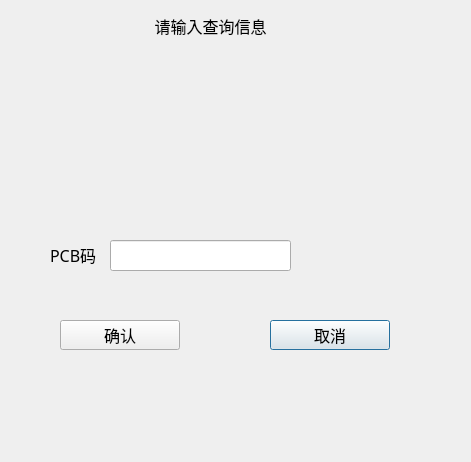
<?xml version="1.0" encoding="UTF-8"?>
<ui version="4.0">
 <class>Log_LogQueryDlg</class>
 <widget class="QDialog" name="Log_LogQueryDlg">
  <property name="geometry">
   <rect>
    <x>0</x>
    <y>0</y>
    <width>471</width>
    <height>462</height>
   </rect>
  </property>
  <property name="windowTitle">
   <string>Dialog</string>
  </property>
  <property name="styleSheet">
   <string notr="true"/>
  </property>
  <widget class="QPushButton" name="quitBtn">
   <property name="geometry">
    <rect>
     <x>270</x>
     <y>320</y>
     <width>120</width>
     <height>30</height>
    </rect>
   </property>
   <property name="font">
    <font>
     <family>微软雅黑</family>
     <pointsize>12</pointsize>
    </font>
   </property>
   <property name="styleSheet">
    <string notr="true"/>
   </property>
   <property name="text">
    <string>取消</string>
   </property>
  </widget>
  <widget class="QPushButton" name="okBtn">
   <property name="geometry">
    <rect>
     <x>60</x>
     <y>320</y>
     <width>120</width>
     <height>30</height>
    </rect>
   </property>
   <property name="font">
    <font>
     <family>微软雅黑</family>
     <pointsize>12</pointsize>
    </font>
   </property>
   <property name="styleSheet">
    <string notr="true"/>
   </property>
   <property name="text">
    <string>确认</string>
   </property>
  </widget>
  <widget class="QWidget" name="dateWid" native="true">
   <property name="geometry">
    <rect>
     <x>10</x>
     <y>59</y>
     <width>450</width>
     <height>151</height>
    </rect>
   </property>
   <property name="font">
    <font>
     <family>微软雅黑</family>
     <pointsize>12</pointsize>
    </font>
   </property>
   <property name="styleSheet">
    <string notr="true"/>
   </property>
  </widget>
  <widget class="QLabel" name="label">
   <property name="geometry">
    <rect>
     <x>140</x>
     <y>10</y>
     <width>141</width>
     <height>31</height>
    </rect>
   </property>
   <property name="font">
    <font>
     <family>微软雅黑</family>
     <pointsize>12</pointsize>
    </font>
   </property>
   <property name="styleSheet">
    <string notr="true"/>
   </property>
   <property name="text">
    <string>请输入查询信息</string>
   </property>
   <property name="alignment">
    <set>Qt::AlignCenter</set>
   </property>
  </widget>
  <widget class="QLabel" name="label_2">
   <property name="geometry">
    <rect>
     <x>50</x>
     <y>244</y>
     <width>53</width>
     <height>21</height>
    </rect>
   </property>
   <property name="font">
    <font>
     <family>微软雅黑</family>
     <pointsize>12</pointsize>
     <bold>false</bold>
    </font>
   </property>
   <property name="text">
    <string>PCB码</string>
   </property>
  </widget>
  <widget class="QLineEdit" name="snEdit">
   <property name="geometry">
    <rect>
     <x>110</x>
     <y>240</y>
     <width>181</width>
     <height>31</height>
    </rect>
   </property>
  </widget>
 </widget>
 <resources/>
 <connections/>
</ui>
